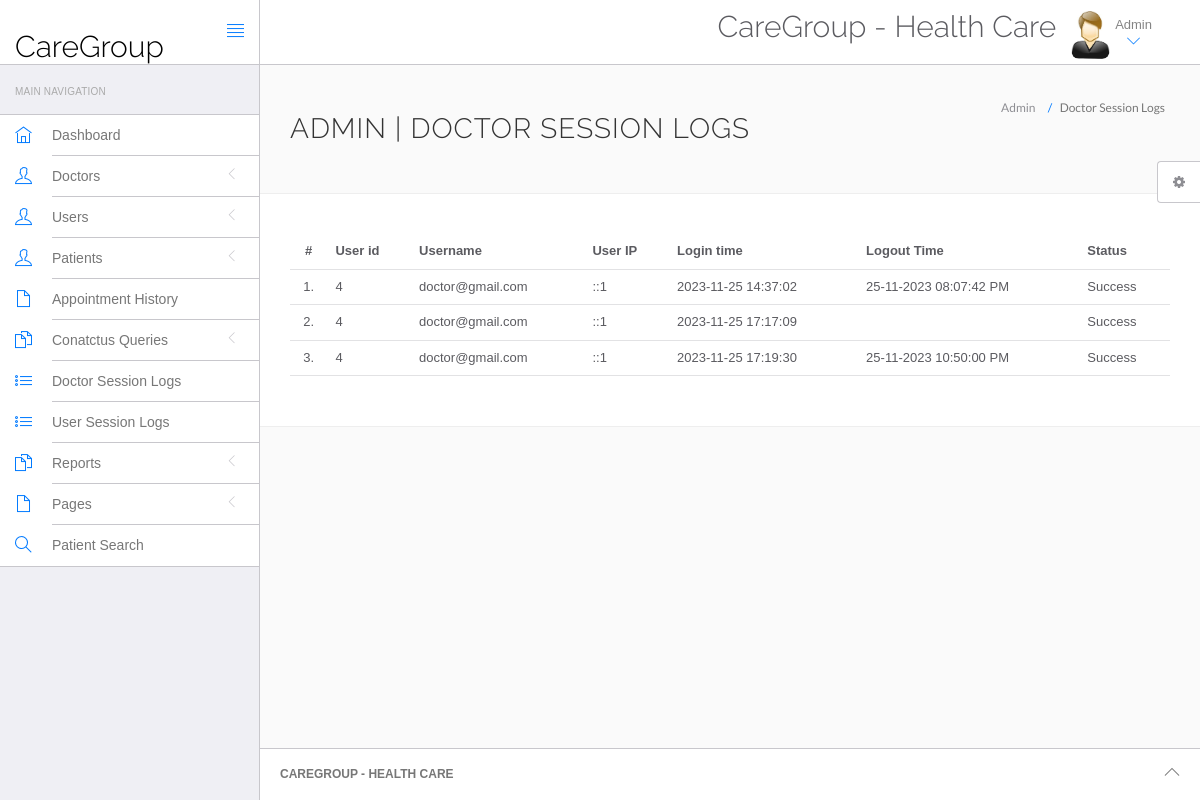
Screenshot of /hospital/hms/admin/doctor-logs.php (signed in) with the database file from the repository.
### tables this page shows
CREATE TABLE `doctorslog` (
  `id` int(11) NOT NULL,
  `uid` int(11) DEFAULT NULL,
  `username` varchar(255) DEFAULT NULL,
  `userip` binary(16) DEFAULT NULL,
  `loginTime` timestamp NULL DEFAULT current_timestamp(),
  `logout` varchar(255) DEFAULT NULL,
  `status` int(11) DEFAULT NULL
);

### hospital/hms/admin/doctor-logs.php (the view, shortened to what this page needs)
<?php
include('include/config.php');
if(strlen($_SESSION['id']==0)) {
 header('location:logout.php');
  } else{
?>
<!DOCTYPE html>
<html lang="en">
	<head>
		<link rel="stylesheet" href="vendor/bootstrap/css/bootstrap.min.css">
		<link rel="stylesheet" href="vendor/fontawesome/css/font-awesome.min.css">
		<link rel="stylesheet" href="vendor/themify-icons/themify-icons.min.css">
		<link href="vendor/animate.css/animate.min.css" rel="stylesheet" media="screen">
		<link href="vendor/perfect-scrollbar/perfect-scrollbar.min.css" rel="stylesheet" media="screen">
		<link href="vendor/switchery/switchery.min.css" rel="stylesheet" media="screen">
		<link href="vendor/bootstrap-touchspin/jquery.bootstrap-touchspin.min.css" rel="stylesheet" media="screen">
		<link href="vendor/select2/select2.min.css" rel="stylesheet" media="screen">
		<link href="vendor/bootstrap-datepicker/bootstrap-datepicker3.standalone.min.css" rel="stylesheet" media="screen">
		<link href="vendor/bootstrap-timepicker/bootstrap-timepicker.min.css" rel="stylesheet" media="screen">
		<link rel="stylesheet" href="assets/css/styles.css">
		<link rel="stylesheet" href="assets/css/plugins.css">
		<link rel="stylesheet" href="assets/css/themes/theme-1.css" id="skin_color" />
	</head>
	<body>
		<div id="app">
<?php include('include/sidebar.php');?>
			<div class="app-content">
					<?php include('include/header.php');?>
				<div class="main-content" >
					<div class="wrap-content container" id="container">
						<section id="page-title">
							<div class="row">
								<div class="col-sm-8">
									<h1 class="mainTitle">Admin  | Doctor Session Logs</h1>
																	</div>
								<ol class="breadcrumb">
									<li>
										<span>Admin </span>
									</li>
									<li class="active">
										<span>Doctor Session Logs</span>
									</li>
								</ol>
							</div>
						</section>
						<div class="container-fluid container-fullw bg-white">
									<div class="row">
								<div class="col-md-12">
									<table class="table table-hover" id="sample-table-1">
										<thead>
											<tr>
												<th class="center">#</th>
												<th class="hidden-xs">User id</th>
												<th>Username</th>
												<th>User IP</th>
												<th>Login time</th>
												<th>Logout Time </th>
												<th> Status </th>
											</tr>
										</thead>
										<tbody>
<?php
$sql=mysqli_query($con,"select * from doctorslog ");
$cnt=1;
while($row=mysqli_fetch_array($sql))
{
?>
											<tr>
												<td class="center"><?php echo $cnt;?>.</td>
												<td class="hidden-xs"><?php echo $row['uid'];?></td>
												<td class="hidden-xs"><?php echo $row['username'];?></td>
												<td><?php echo $row['userip'];?></td>
												<td><?php echo $row['loginTime'];?></td>
												<td><?php echo $row['logout'];?>
												</td>
												<td>
<?php if($row['status']==1)
{
	echo "Success";
}
else
{
	echo "Failed";
}?>
</td>
											</tr>
											<?php
$cnt=$cnt+1;
											 }?>
										</tbody>
									</table>
								</div>
							</div>
								</div>
					</div>
				</div>
			</div>
	<?php include('include/footer.php');?>
	<?php include('include/setting.php');?>
		</div>
	</body>
</html>
<?php } ?>

### hospital/hms/admin/assets/css/themes/theme-1.css (style rules this page uses)
body { background: #FAFAFA; }

### rows the page displays
doctorslog: uid "4", username "doctor@gmail.com", userip "::1", loginTime "2023-11-25 14:37:02", logout "25-11-2023 08:07:42 PM", status "Success"
doctorslog: uid "4", username "doctor@gmail.com", userip "::1", loginTime "2023-11-25 17:17:09", status "Success"
doctorslog: uid "4", username "doctor@gmail.com", userip "::1", loginTime "2023-11-25 17:19:30", logout "25-11-2023 10:50:00 PM", status "Success"
